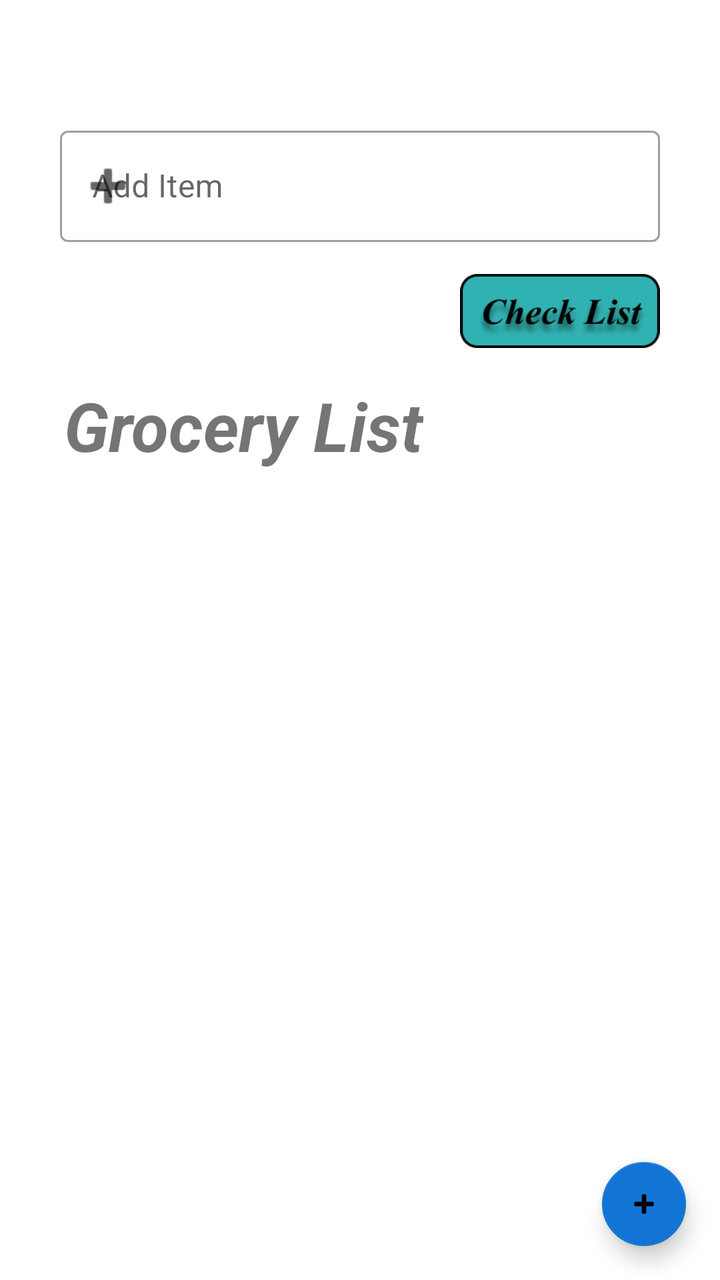
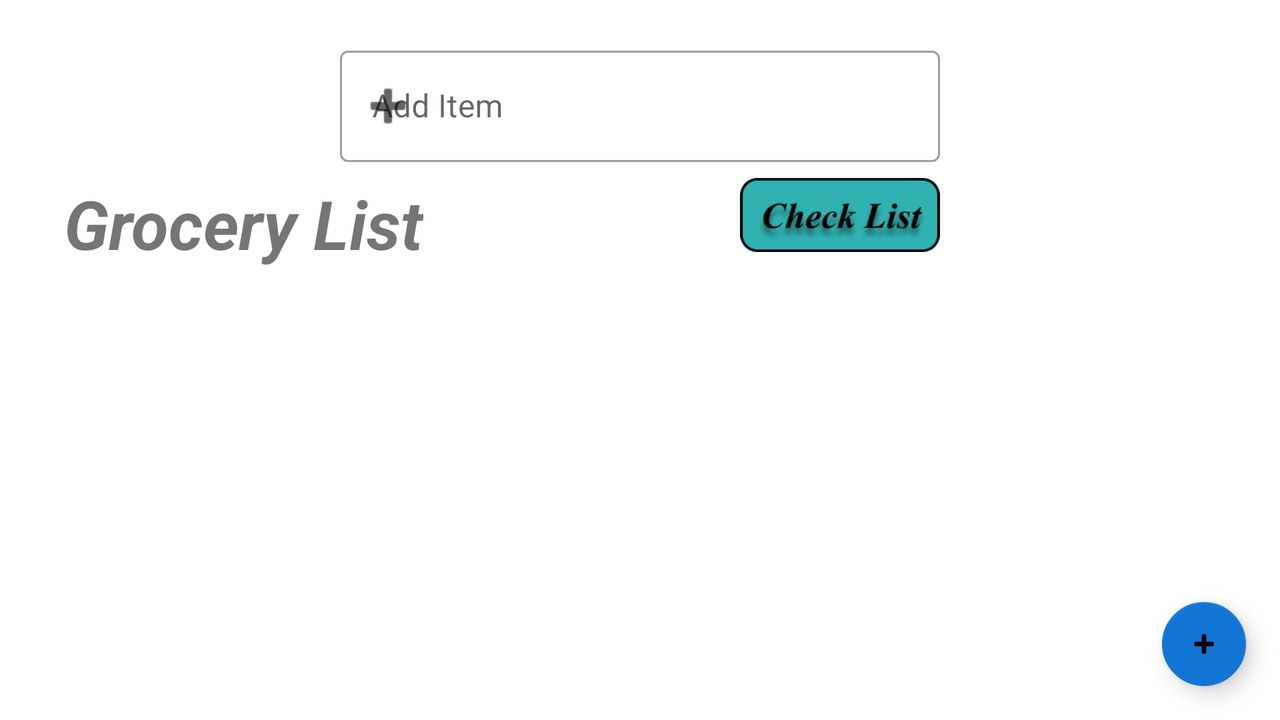

An Android layout and its configuration variant, each rendered on a device that would load it. The default file and the variant file are quoted in full after the pictures.
<!-- AndroidManifest.xml: application theme Theme.GoGrocery -->
<!-- res/layout/activity_new_list.xml -->
<?xml version="1.0" encoding="utf-8"?>
<androidx.constraintlayout.widget.ConstraintLayout xmlns:android="http://schemas.android.com/apk/res/android"
    xmlns:app="http://schemas.android.com/apk/res-auto"
    xmlns:tools="http://schemas.android.com/tools"
    android:layout_width="match_parent"
    android:layout_height="match_parent"
    tools:context=".NewListActivity">

    <ImageView
        android:id="@+id/checkListButton2"
        android:layout_width="100dp"
        android:layout_height="wrap_content"
        android:layout_marginTop="16dp"
        android:adjustViewBounds="true"
        android:clickable="false"
        android:onClick="checkListBtn"
        app:layout_constraintEnd_toEndOf="@+id/textInputLayout"
        app:layout_constraintTop_toBottomOf="@+id/textInputLayout"
        app:srcCompat="@drawable/check_list" />

    <com.google.android.material.floatingactionbutton.FloatingActionButton
        android:id="@+id/addItemButton"
        android:layout_width="wrap_content"
        android:layout_height="wrap_content"
        android:layout_marginBottom="10dp"
        android:layout_marginRight="10dp"
        android:adjustViewBounds="true"
        android:clickable="true"
        android:onClick="addItemBtn"
        android:scaleType="center"
        android:scaleX="0.75"
        android:scaleY="0.75"
        app:backgroundTint="#1275D6"
        app:layout_constraintBottom_toBottomOf="parent"
        app:layout_constraintRight_toRightOf="parent"
        app:srcCompat="@android:drawable/ic_input_add" />

    <TextView
        android:id="@+id/textView"
        android:layout_width="wrap_content"
        android:layout_height="wrap_content"
        android:layout_marginTop="16dp"
        android:clickable="true"
        android:fontFamily="sans-serif"
        android:text="Grocery List"
        android:textSize="34sp"
        android:textStyle="bold|italic"
        app:layout_constraintStart_toStartOf="@+id/scrollView"
        app:layout_constraintTop_toBottomOf="@+id/checkListButton2" />

    <com.google.android.material.textfield.TextInputLayout
        android:id="@+id/textInputLayout"
        style="@style/Widget.MaterialComponents.TextInputLayout.OutlinedBox"
        android:layout_width="300dp"
        android:layout_height="wrap_content"
        android:layout_marginTop="60dp"
        android:clickable="false"
        android:clipToPadding="false"
        android:hint="Add Item"
        app:boxBackgroundMode="outline"
        app:endIconMode="clear_text"
        app:layout_constraintEnd_toEndOf="parent"
        app:layout_constraintStart_toStartOf="parent"
        app:layout_constraintTop_toTopOf="parent"
        app:startIconDrawable="@android:drawable/ic_input_add">

        <com.google.android.material.textfield.TextInputEditText
            android:id="@+id/userInput"
            android:layout_width="match_parent"
            android:layout_height="wrap_content"
            android:inputType="text" />
    </com.google.android.material.textfield.TextInputLayout>

    <ScrollView
        android:id="@+id/scrollView"
        android:layout_width="0dp"
        android:layout_height="0dp"
        android:layout_marginStart="32dp"
        app:layout_constraintBottom_toBottomOf="parent"
        app:layout_constraintEnd_toEndOf="parent"
        app:layout_constraintStart_toStartOf="parent"
        app:layout_constraintTop_toBottomOf="@+id/textView"
        app:layout_constraintVertical_bias="0.0"
        tools:ignore="SpeakableTextPresentCheck">

        <LinearLayout
            android:id="@+id/textLayout"
            android:layout_width="match_parent"
            android:layout_height="wrap_content"
            android:orientation="vertical"
            android:paddingLeft="20dp"
            android:paddingTop="20dp"
            android:paddingRight="20dp">

        </LinearLayout>
    </ScrollView>

</androidx.constraintlayout.widget.ConstraintLayout>
<!-- resources referenced by this layout -->
<resources>
  <!-- drawable check_list: png bitmap (drawable, 10719 bytes) -->
  <style name="Theme.GoGrocery" parent="Theme.MaterialComponents.DayNight.DarkActionBar">
          
          <item name="colorPrimary">@color/black</item>
          <item name="colorPrimaryVariant">#808080</item>
          <item name="colorOnPrimary">@color/black</item>
          
          <item name="colorSecondary">@color/teal_200</item>
          <item name="colorSecondaryVariant">@color/teal_700</item>
          <item name="colorOnSecondary">@color/black</item>
          
          <item name="android:statusBarColor" tools:targetApi="l">?attr/colorPrimaryVariant</item>
          
      </style>
</resources>
<!-- res/layout-land/activity_new_list.xml (the repository's variant of the layout above) -->
<!-- drawn on the phone turned sideways -->
<?xml version="1.0" encoding="utf-8"?>
<androidx.constraintlayout.widget.ConstraintLayout xmlns:android="http://schemas.android.com/apk/res/android"
    xmlns:app="http://schemas.android.com/apk/res-auto"
    xmlns:tools="http://schemas.android.com/tools"
    android:layout_width="match_parent"
    android:layout_height="match_parent"
    tools:context=".NewListActivity">

    <ImageView
        android:id="@+id/checkListButton2"
        android:layout_width="100dp"
        android:layout_height="wrap_content"
        android:layout_marginTop="8dp"
        android:adjustViewBounds="true"
        android:clickable="false"
        android:onClick="checkListBtn"
        app:layout_constraintEnd_toEndOf="@+id/textInputLayout"
        app:layout_constraintTop_toBottomOf="@+id/textInputLayout"
        app:srcCompat="@drawable/check_list" />

    <com.google.android.material.floatingactionbutton.FloatingActionButton
        android:id="@+id/addItemButton"
        android:layout_width="wrap_content"
        android:layout_height="wrap_content"
        android:layout_marginBottom="10dp"
        android:layout_marginRight="10dp"
        android:adjustViewBounds="true"
        android:clickable="true"
        android:onClick="addItemBtn"
        android:scaleType="center"
        android:scaleX="0.75"
        android:scaleY="0.75"
        app:backgroundTint="#1275D6"
        app:layout_constraintBottom_toBottomOf="parent"
        app:layout_constraintRight_toRightOf="parent"
        app:srcCompat="@android:drawable/ic_input_add" />

    <TextView
        android:id="@+id/textView"
        android:layout_width="wrap_content"
        android:layout_height="wrap_content"
        android:layout_marginTop="8dp"
        android:clickable="true"
        android:fontFamily="sans-serif"
        android:text="Grocery List"
        android:textSize="34sp"
        android:textStyle="bold|italic"
        app:layout_constraintStart_toStartOf="@+id/scrollView"
        app:layout_constraintTop_toBottomOf="@+id/textInputLayout" />

    <com.google.android.material.textfield.TextInputLayout
        android:id="@+id/textInputLayout"
        style="@style/Widget.MaterialComponents.TextInputLayout.OutlinedBox"
        android:layout_width="300dp"
        android:layout_height="wrap_content"
        android:layout_marginTop="20dp"
        android:clickable="false"
        android:clipToPadding="false"
        android:hint="Add Item"
        app:boxBackgroundMode="outline"
        app:endIconMode="clear_text"
        app:layout_constraintEnd_toEndOf="parent"
        app:layout_constraintStart_toStartOf="parent"
        app:layout_constraintTop_toTopOf="parent"
        app:startIconDrawable="@android:drawable/ic_input_add">

        <com.google.android.material.textfield.TextInputEditText
            android:id="@+id/userInput"
            android:layout_width="match_parent"
            android:layout_height="wrap_content"
            android:inputType="text" />
    </com.google.android.material.textfield.TextInputLayout>

    <ScrollView
        android:id="@+id/scrollView"
        android:layout_width="0dp"
        android:layout_height="0dp"
        android:layout_marginStart="32dp"
        app:layout_constraintBottom_toBottomOf="parent"
        app:layout_constraintEnd_toEndOf="parent"
        app:layout_constraintStart_toStartOf="parent"
        app:layout_constraintTop_toBottomOf="@+id/textView"
        app:layout_constraintVertical_bias="0.0"
        tools:ignore="SpeakableTextPresentCheck">

        <LinearLayout
            android:id="@+id/textLayout"
            android:layout_width="match_parent"
            android:layout_height="wrap_content"
            android:orientation="vertical"
            android:paddingLeft="20dp"
            android:paddingTop="20dp"
            android:paddingRight="20dp">

        </LinearLayout>
    </ScrollView>

</androidx.constraintlayout.widget.ConstraintLayout>
